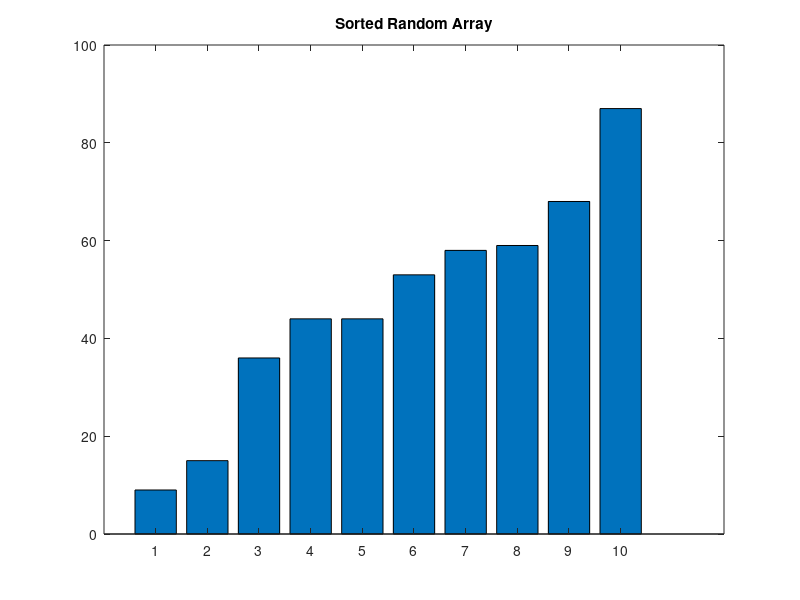

Write the MATLAB code that produced this figure.

% Day 063: Random Sorting and Bar Plot

A = randi(100, 1, 10);
B = sort(A);
disp('Original Array:'); disp(A);
disp('Sorted Array:'); disp(B);
figure;
bar(B);
title('Sorted Random Array');
